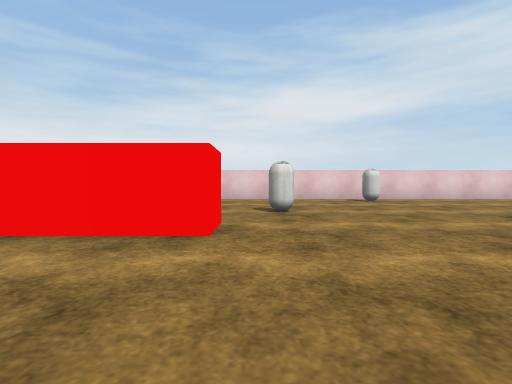
view 1 (above)

17 first-person views from a walk through a scene from a Unity 3-D project. The camera is 0.58 m above the floor, tilts 2° down and sees 85° across. The floor is counted in squares, 1 m on a side. Each view is taken from the middle of a square. On the plan, view 1 faces up. The plan holds only what a view shows up to about 9 squares ahead; the rest is blank. The player is left out. Surface patterns are stand-ins for the level's own textures.

view 2
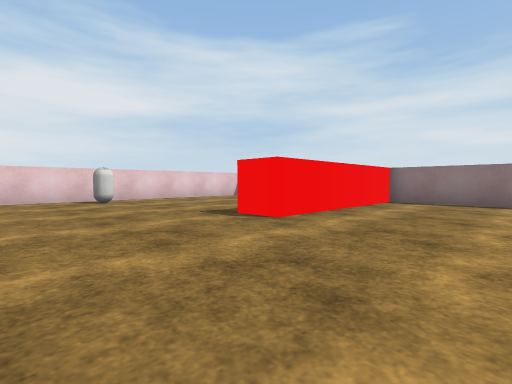

view 3
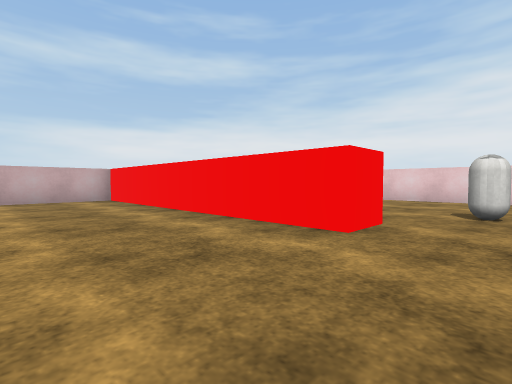

view 4
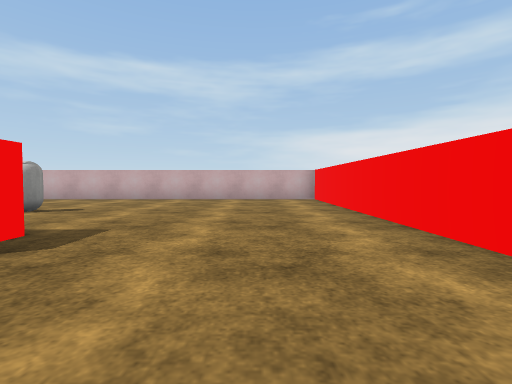

view 5
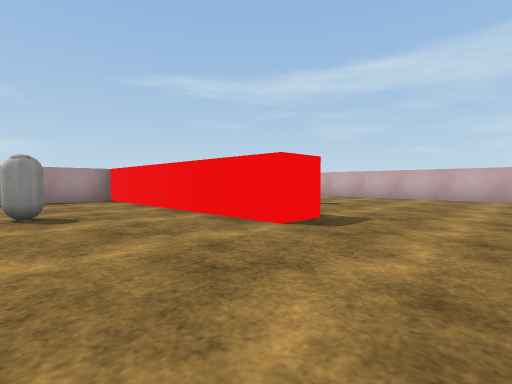

view 6
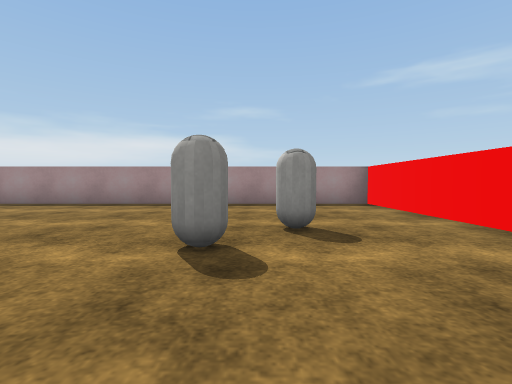

view 7
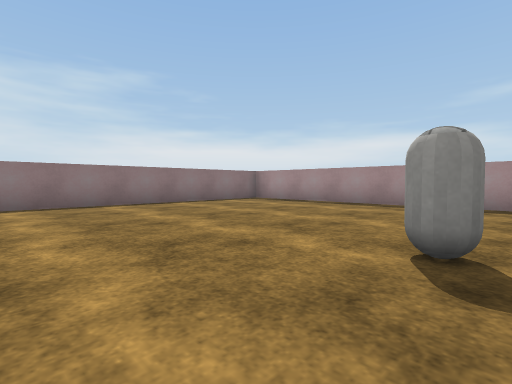

view 8
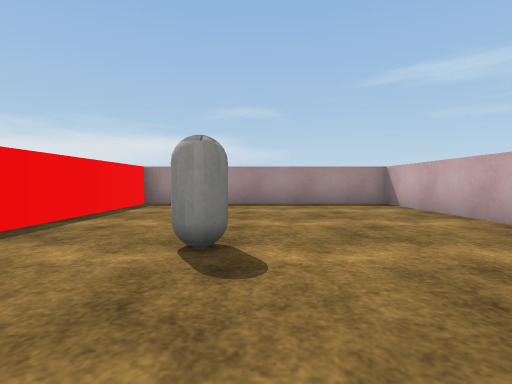

view 9
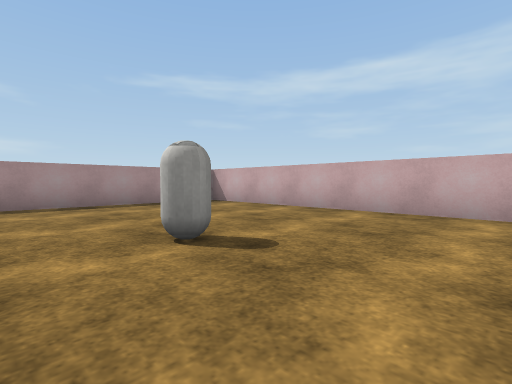

view 10
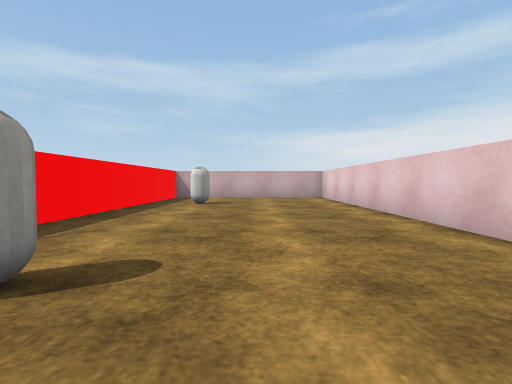

view 11
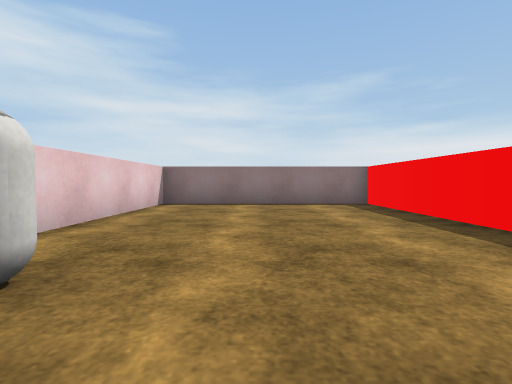

view 12
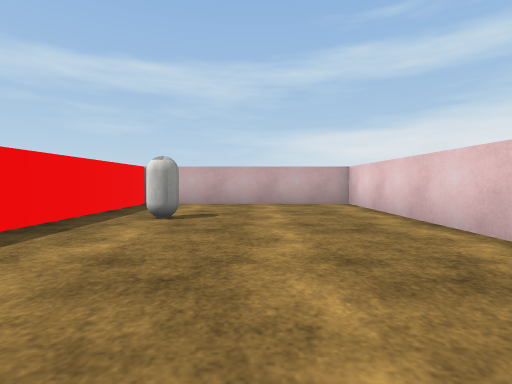

view 13
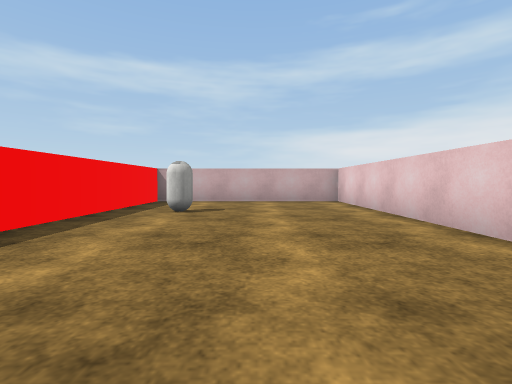

view 14
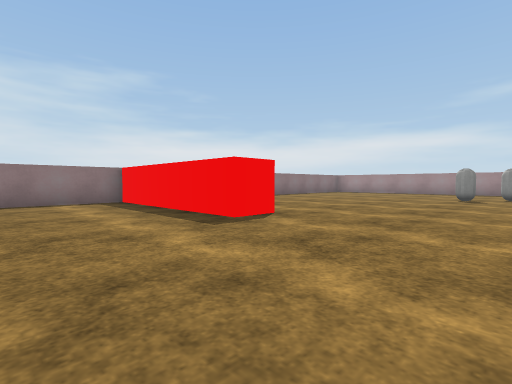

view 15
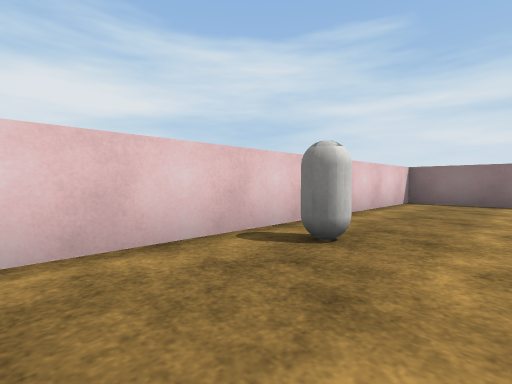

view 16
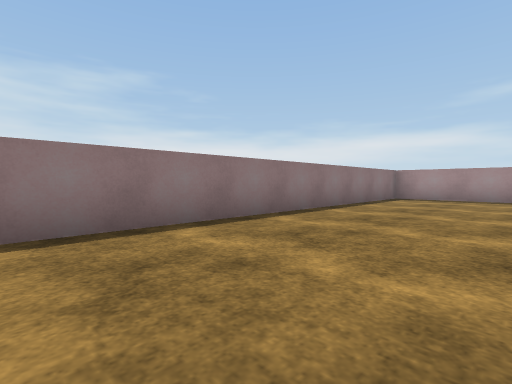

view 17
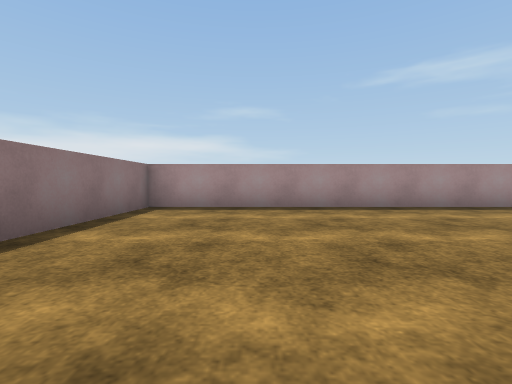

### Floor plan
Points are (right, up) in squares from view 1. A wall is a line through its corners. A room is listed if a view was taken in it or the views show most of it. See-through windows are left out.
Room 1 (views 1, 2, 3, 4, 5, 6, 7, 8, 9, 10, 11, 12, 13, 14, 15, 16, 17)
walls: (-2, -1.5) (-1, -1.5) (-1, -8.5) (9.5, -8.5) (9.5, 3) (4.5, 3) (4.5, 4) (9.5, 4) (9.5, 9.5) (-8.5, 9.5) (-8.5, 4) (-1.8, 4); (-0.5, 4.1) (-0.5, 3) (-8.5, 3) (-8.5, -8.5) (-2, -8.5) (-2, -4.3)
objects: capsule (-6, 5) to (-5, 6); capsule (-5, -4) to (-4, -3); capsule (0, 5) to (1, 6); capsule (1, -5) to (2, -4); capsule (2, -4) to (3, -3); capsule (3, 8) to (4, 9)

Positions as (right, up) in squares from view 1, and headings:
1: (0, 0), facing up
2: (1, 0), facing up-right
3: (1, 0), facing up-left
4: (1, 1), facing left
5: (2, 1), facing down-left
6: (2, -1), facing down
7: (2, -1), facing down-right
8: (-5, -1), facing down
9: (-3, -1), facing down-left
10: (2, 7), facing left
11: (2, 7), facing right
12: (-1, 7), facing left
13: (0, 7), facing left
14: (1, 7), facing down-right
15: (1, 7), facing up-right
16: (6, 2), facing down-right
17: (7, -2), facing down
